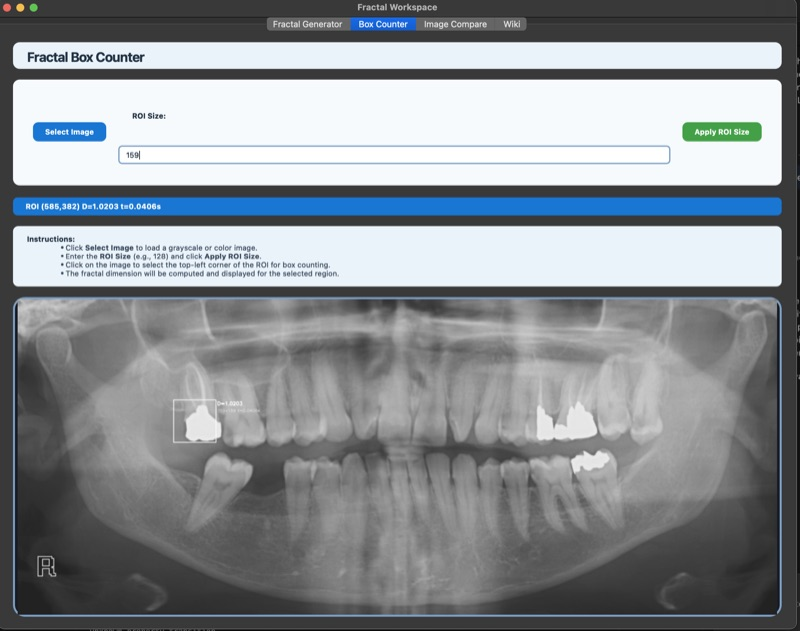
#> input picture design/UI_RadioImage.jpg, 800 x 631 px
$ python -i box_counter_compare_dialog.py   (imports and definitions only)
#> lines starting #> are read from the running program, lines starting #| are printed output that depends on the picture; after the words box and inside, x2 and y2 are one past the last pixel; in counts of white or black regions, pixels touching at a corner belong together
#> further down, picture is the input picture: shape (631, 800, 3); mean B, G, R 148, 143.5, 138.4
"""
Box Counting Comparison Dialog Module

This module provides a comprehensive dialog for comparing fractal dimensions between two images
using the box-counting method. It includes preprocessing, visualization, calculation, and export
functionality.

The main function show_boxcount_comparison_dialog() creates an interactive dialog that:
1. Preprocesses images (grayscale conversion and binarization)
2. Performs box counting at multiple scales
3. Calculates fractal dimensions via linear regression
4. Displays visualizations and interpretations
5. Provides export functionality (PDF and PNG)
"""

import io
import base64
import re
from typing import Tuple, List, Optional, Callable

import numpy as np
import cv2
import matplotlib.pyplot as plt
from matplotlib.backends.backend_agg import FigureCanvasAgg
import matplotlib.patches as patches

from PyQt6.QtWidgets import (
    QDialog,
    QLabel,
    QVBoxLayout,
    QGridLayout,
    QWidget,
    QScrollArea,
    QPushButton,
    QHBoxLayout,
    QFileDialog,
    QMessageBox,
    QTextEdit,
)
from PyQt6.QtCore import Qt, QByteArray, QBuffer, QPoint
from PyQt6.QtGui import QPixmap, QImage
from PyQt6.QtPrintSupport import QPrinter
from PyQt6.QtGui import QTextDocument

# ============================================================================
# CONSTANTS AND CONFIGURATION
# ============================================================================

# Box counting configuration
BOX_SIZES = [32, 16, 8]

# Thumbnail and display dimensions
THUMBNAIL_SIZE = 120
LOGLOG_PLOT_SIZE = (300, 240)
LOGLOG_PLOT_MAGNIFIED_SIZE = (600, 480)
MINI_PLOT_SIZE = (180, 140)
BOX_OVERLAY_PLOT_SIZE = (340, 120)
FULL_LOGLOG_PLOT_SIZE = (300, 240)

# Dialog dimensions
DIALOG_MIN_WIDTH = 900
DIALOG_DEFAULT_SIZE = (900, 700)

# Color scheme
COLOR_IMAGE1 = '#1976d2'
COLOR_IMAGE2 = '#d32f2f'
COLOR_GRID = 'lime'
COLOR_PRIMARY = '#2d4157'
COLOR_TEXT = '#223'

# Styling constants
STYLE_STEP_BOX_1 = (
    "background:#f9f6fa; border-radius:10px; padding:0px 0px 0px 0px; "
    "margin-bottom:8px; color:#223;"
)
STYLE_STEP_BOX_2 = (
    "background:#f9f6fa; border-radius:10px; padding:0px 0px 0px 0px; "
    "margin-bottom:8px; color:#223;"
)
STYLE_STEP_BOX_3 = (
    "background:#f6f9fa; border-radius:10px; padding:0px 0px 0px 0px; "
    "margin-bottom:8px; color:#223;"
)
STYLE_STEP_BOX_4 = (
    "background:#f8f8fa; border-radius:10px; padding:0px 0px 0px 0px; "
    "margin-bottom:8px; color:#223;"
)
STYLE_INTERPRETATION_BOX = (
    "background:#f3f8f6; border-radius:10px; padding:12px 8px 8px 8px; "
    "margin-bottom:12px; color:#223;"
)
STYLE_STEP_TITLE = "font-weight:bold; color:#2d4157; margin-bottom:2px;"
STYLE_WHITE_BOX = (
    "font-size:11.5pt; background:#fff; border-radius:6px; padding:8px; color:#223;"
)
STYLE_HEADER = (
    "font-size:14pt; background:#fff; border-radius:8px; padding:12px; "
    "margin-bottom:12px; color:#223; border:1px solid #ddd;"
)
STYLE_BTN_EXPORT_PDF = (
    "font-size:13pt; padding:8px 32px; border-radius:8px; background:#43aa8b; "
    "color:white; font-weight:bold; margin-top:12px; margin-right:12px;"
)
STYLE_BTN_EXPORT_IMG = (
    "font-size:13pt; padding:8px 32px; border-radius:8px; background:#f9c846; "
    "color:#222; font-weight:bold; margin-top:12px; margin-right:12px;"
)
STYLE_BTN_CLOSE = (
    "font-size:13pt; padding:8px 32px; border-radius:8px; background:#1976d2; "
    "color:white; font-weight:bold; margin-top:12px;"
)

# Grid overlay settings
GRID_LINE_WIDTH = 0.7
GRID_LINE_ALPHA = 0.7


# ============================================================================
# IMAGE PROCESSING UTILITIES
# ============================================================================

def preprocess_image(img: np.ndarray) -> Tuple[np.ndarray, np.ndarray, np.ndarray, np.ndarray]:
    """
    Preprocess an image for box counting analysis.

    Converts image to grayscale and then binarizes it using Otsu's method.
    Also creates RGB versions for display purposes.

    Args:
        img: Input image as numpy array (BGR or RGB format)

    Returns:
        Tuple containing:
        - img_gray: Grayscale image
        - img_bin: Binarized image (binary mask)
        - img_gray_rgb: Grayscale image in RGB format for display
        - img_bin_rgb: Binarized image in RGB format for display
    """
    img_gray = cv2.cvtColor(img, cv2.COLOR_BGR2GRAY)
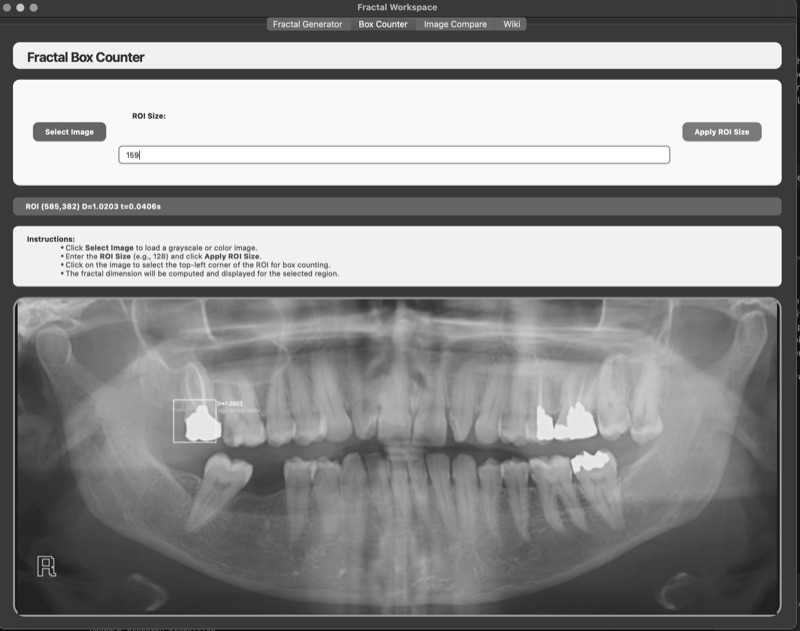
#> img_gray: shape (631, 800); min 5, max 255, mean 142.4
    _, img_bin = cv2.threshold(img_gray, 0, 255, cv2.THRESH_BINARY + cv2.THRESH_OTSU)
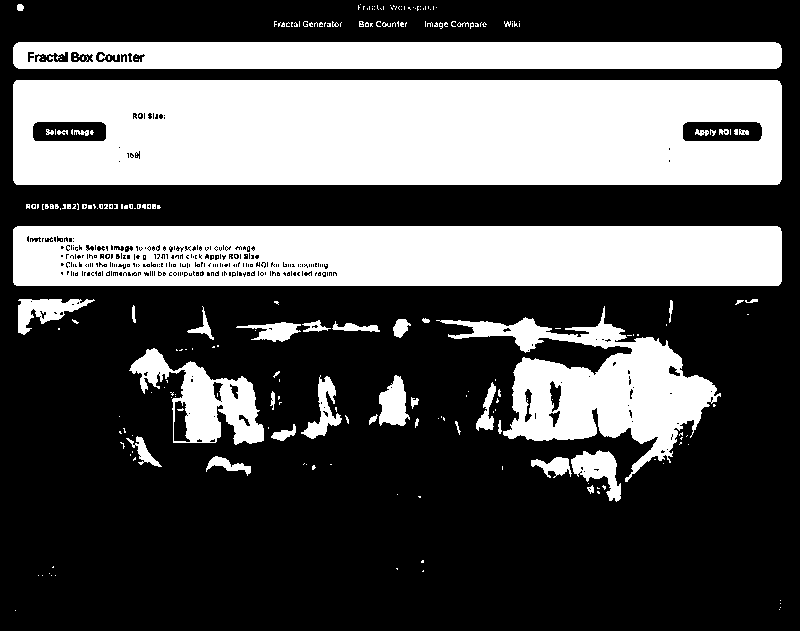
#> img_bin: shape (631, 800); 34.7% white; 271 white regions (225 under 20 px), largest, box (x1, y1, x2, y2) and area: (13, 80, 782, 185) 77720, (13, 226, 782, 286) 44117, (13, 42, 782, 69) 20059
    img_gray_rgb = cv2.cvtColor(img_gray, cv2.COLOR_GRAY2RGB)
    img_bin_rgb = cv2.cvtColor(img_bin, cv2.COLOR_GRAY2RGB)
    return img_gray, img_bin, img_gray_rgb, img_bin_rgb


# [306 lines left out: functions calculate_box_counts, calculate_fractal_dimension, create_box_overlay_visualization, create_loglog_plot, pixmap_to_base64, create_step_box and 2 more, not called in this run]


# ============================================================================
# MAGNIFICATION POPUP (for hover effect)
# ============================================================================

class MagnifyPopup(QDialog):
    """Frameless popup dialog for displaying magnified images on hover."""

    # [26 lines left out: functions __init__, show_at, not called in this run]


class MagnifyLabel(QLabel):
    """QLabel subclass that shows a magnified popup on hover."""

    # [542 lines left out: functions __init__, enterEvent, leaveEvent, mouseMoveEvent, export_as_image, clean_box_count_html and 3 more, not called in this run]

>>> import cv2
>>> picture = cv2.imread('../design/UI_RadioImage.jpg')
>>> result = preprocess_image(picture)

$ run again, on design/UI_Compare.jpg
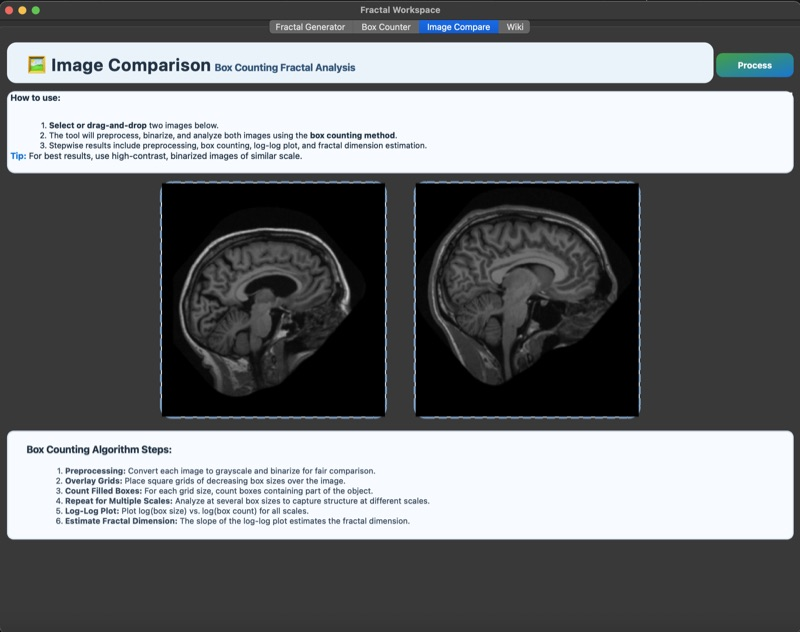
#> input picture design/UI_Compare.jpg, 800 x 632 px
#> picture is the input picture: shape (632, 800, 3); mean B, G, R 119, 116.6, 114.3
#> in preprocess_image, `_, img_bin = cv2.threshold(img_gray, 0, 255, cv2.THRESH_BINARY + cv2.T..`:
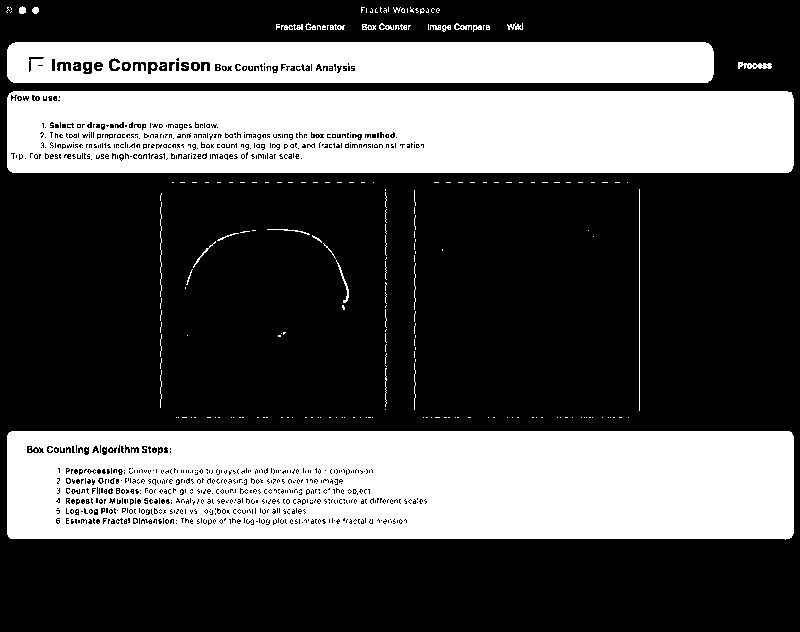
#> img_bin: shape (632, 800); 34.2% white; 288 white regions (255 under 20 px), largest, box (x1, y1, x2, y2) and area: (7, 431, 794, 540) 81019, (7, 91, 794, 173) 61795, (7, 42, 714, 83) 27424

$ run again, on design/UI_Fractal1.jpg
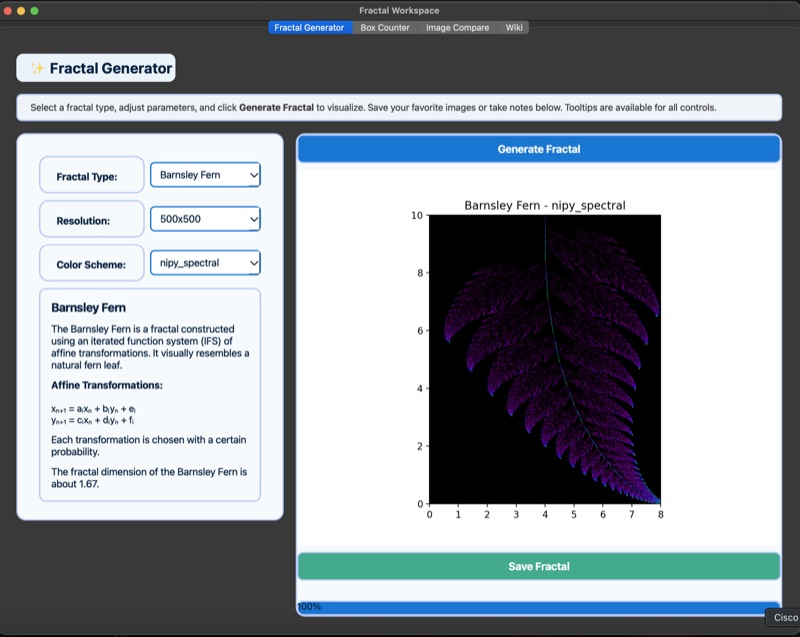
#> input picture design/UI_Fractal1.jpg, 800 x 637 px
#> picture is the input picture: shape (637, 800, 3); mean B, G, R 158.4, 151.6, 145.3
#> in preprocess_image, `img_gray = cv2.cvtColor(img, cv2.COLOR_BGR2GRAY)`:
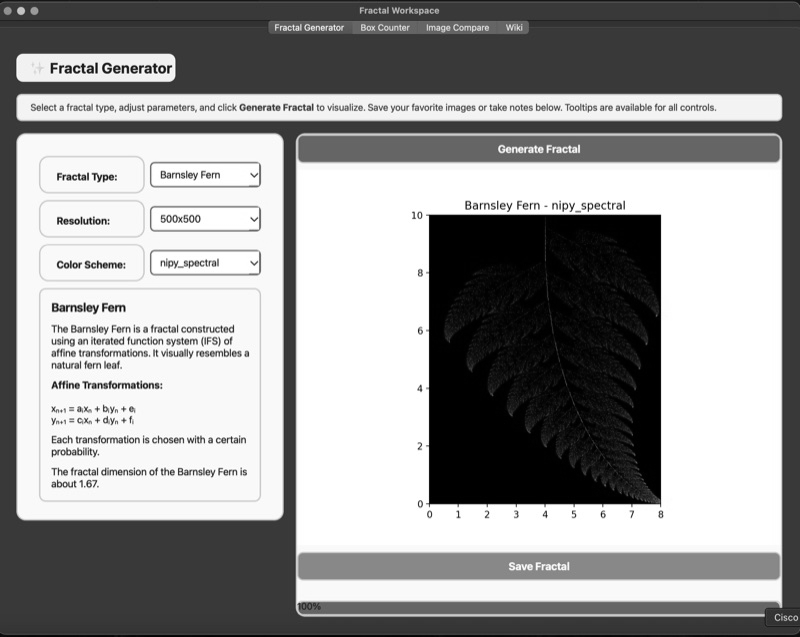
#> img_gray: shape (637, 800); min 0, max 255, mean 150.5
#> in preprocess_image, `_, img_bin = cv2.threshold(img_gray, 0, 255, cv2.THRESH_BINARY + cv2.T..`:
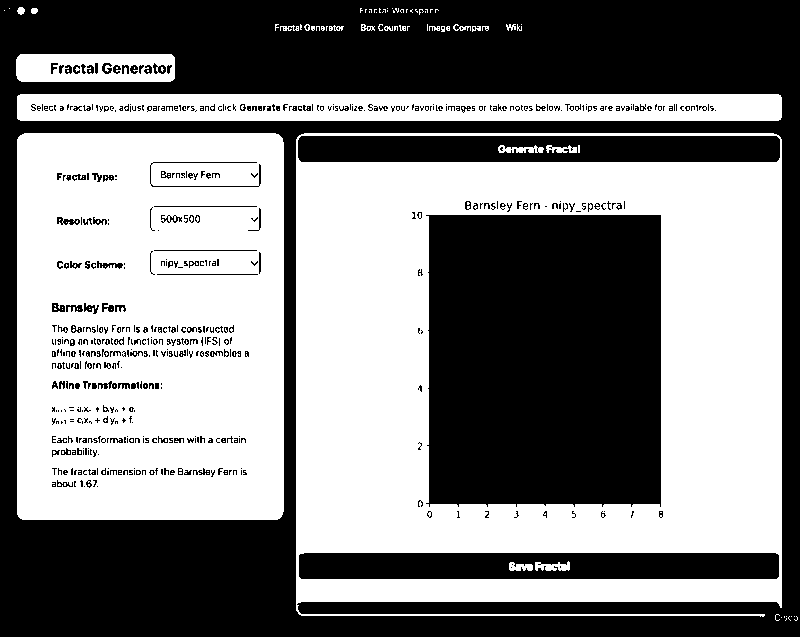
#> img_bin: shape (637, 800); 50.6% white; 565 black regions (434 under 20 px), largest, box (x1, y1, x2, y2) and area: (0, 0, 800, 637) 151514, (426, 215, 661, 507) 67091, (298, 136, 780, 162) 12098
